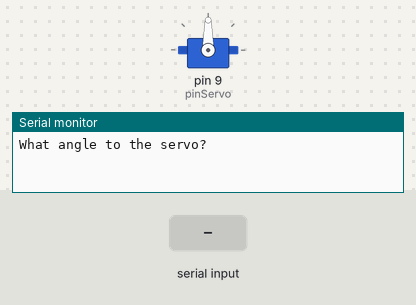
A sketch run on a simulated Arduino Uno, built with avr-gcc and run on an emulated ATmega328P. Parts: servo, the last lines printed to the serial monitor. Inputs (shaded band) come from the test bench.

Above: at 1.2 s.
1.3 s: "30,150\n" received over Serial
At 2.3 s:
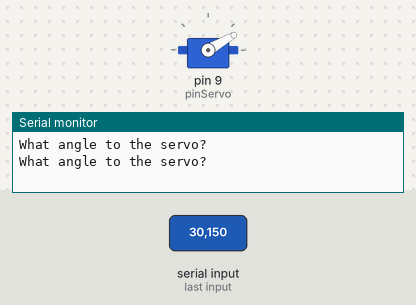
2.8 s: "5\n" received over Serial
At 3.3 s:
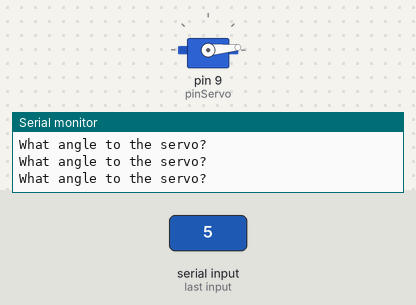
4.3 s: "90,45\n" received over Serial
At 4.6 s:
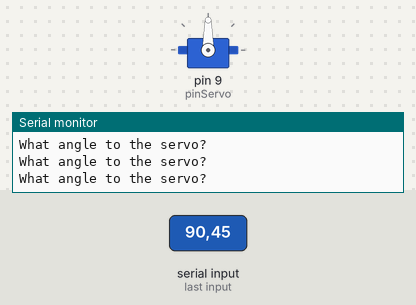
Timing chart, 0 to 7.3 s (numbered marks = the images above; inputs shaded):
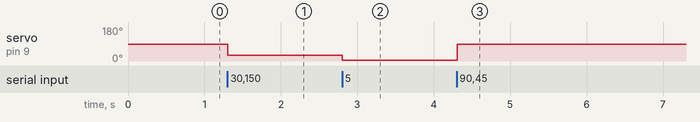

Measured:
- after the input at 1.3 s, servo on pin 9 (pinServo): 90° → 30° at once
- after the input at 2.8 s, servo on pin 9 (pinServo): 30° → 5° at once
- after the input at 4.3 s, servo on pin 9 (pinServo): 5° → 90° at once

The sketch:

prog_30.ino
```cpp
#include <Servo.h>

const byte pinServo = 9;
const byte messageLength = 5;
const byte lastIndex = messageLength - 1;

char message[messageLength];
int servoAngle = 0;
boolean gotMessage = false;
boolean askedQuestion = false;
Servo servo;

void getMessage() {
	static byte index = 0;
	if (Serial.available() && !gotMessage) {
		char nextChar = Serial.read();
		if (nextChar == '\n') {
			message[index] = '\0';
			index = 0;
			gotMessage = true;
		} else {
			message[index] = nextChar;
			if (index != lastIndex) {
				index++;
			}
		}
	}
}

void processMessage() {
	if (gotMessage) {
		int angle = atoi(message);
		if (angle >= 0 && angle <= 180) {
			servoAngle = angle;
		}
		servo.write(servoAngle);
		gotMessage = false;
		askedQuestion = false;
	}
}

void setup() {
	Serial.begin(9600);
	servo.attach(pinServo);
}

void loop() {
	if (!askedQuestion) {
		Serial.println("What angle to the servo?");
		askedQuestion = true;
	}
	getMessage();
	processMessage();
}
```
